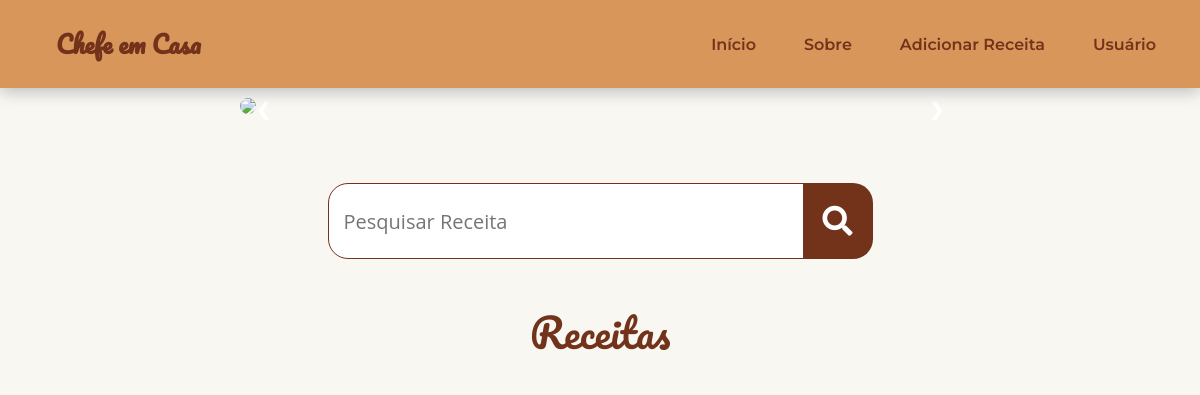
The app's page /TCC/index.php, older data.
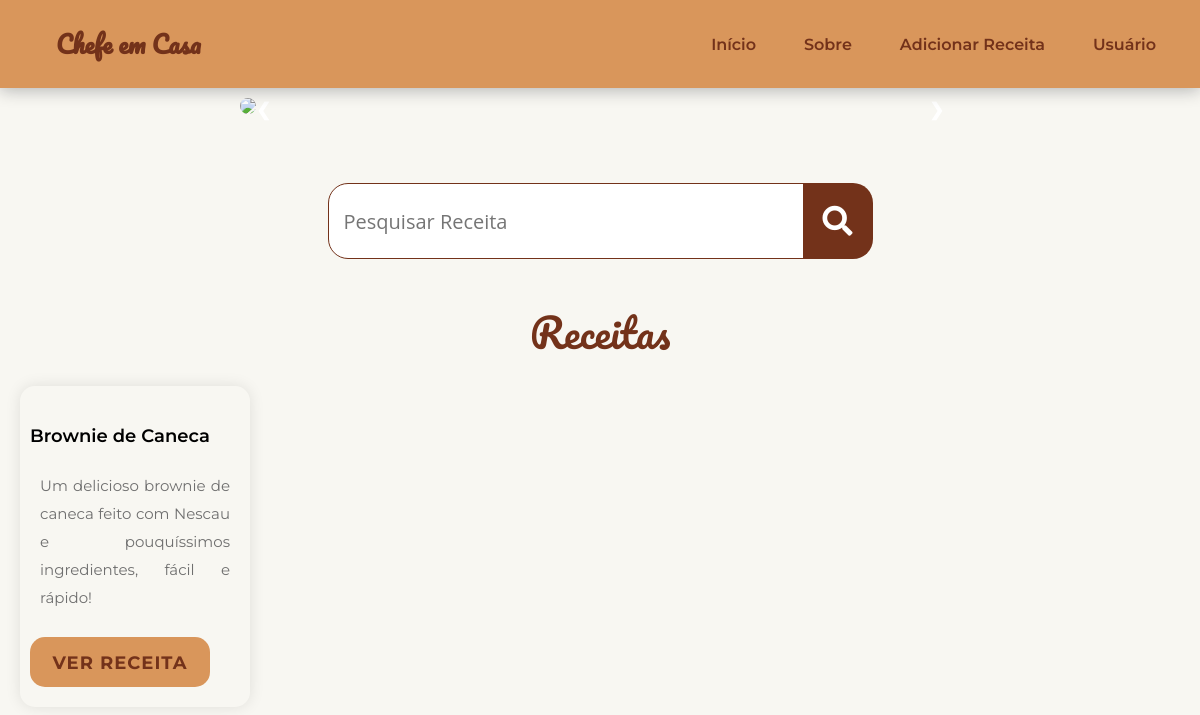
The same page, newer data.
### tables this page shows
CREATE TABLE `products` (
  `id` int(255) NOT NULL,
  `user_id` int(11) DEFAULT NULL,
  `name` varchar(255) NOT NULL,
  `ingredientes` text NOT NULL,
  `preparo` text NOT NULL,
  `obs` text NOT NULL,
  `image` varchar(255) NOT NULL
);

### TCC/index.php (the view, shortened to what this page needs)
<?php
    @include 'configproduto.php';
?>
<!DOCTYPE html>
<html lang="pt-br">
<head>
   <link href="https://cdn.jsdelivr.net/npm/remixicon@3.2.0/fonts/remixicon.css" rel="stylesheet">
   <link rel="stylesheet" href="https://cdnjs.cloudflare.com/ajax/libs/font-awesome/5.15.4/css/all.min.css">
   <link rel="stylesheet" href="index.css">
</head>
<body>
   <header class="header">
      <nav class="nav container">
         <div class="nav__data">
            <a href="index.php" class="nav__logo">
                <span class="icon-text">Chefe em Casa</span>
            </a>
         </div>
         <div class="nav__menu" id="nav-menu">
            <ul class="nav__list">
               <li><a href="index.php" class="nav__link">Início</a></li>
               <li><a href="sobre/sobre.php" class="nav__link">Sobre</a></li>
               <li><a href="login/login.php" class="nav__link">Adicionar Receita</a></li>
               <li class="dropdown__item">
                  <div class="nav__link">Usuário <i class="ri-arrow-down-s-line dropdown__arrow"></i></div>
               </li>
            </ul>
         </div>
      </nav>
   </header>
   <br>
   <br>
   <br>
   <br>
   <br>
   <div class="slideshow-container">
      <div class="mySlides fade">
          <img src="carrosel/1.png" style="width: 100%;">
      </div>
      <a class="prev" onclick="plusSlides(-1)">&#10094;</a>
      <a class="next" onclick="plusSlides(1)">&#10095;</a>
  </div>
  <br>
    <div class="search-container">
   <input type="search" placeholder="Pesquisar Receita" id="pesquisar">
   <button onclick="searchData()" class="search-button"><i class="fas fa-search"></i></button>
 </div>
  <br>
  <br>
  <div class="receita-div">
   <span class="receita-text">Receitas</span>
  </div>
  <br>
  <div class="receitas">
  <?php
  if(!empty($_GET['search']))
  {
    $data = $_GET['search'];
    $select_products = mysqli_query($conn, "SELECT * FROM `products` WHERE `name` LIKE '%$data%'");
    if(mysqli_num_rows($select_products) > 0){
        while($fetch_product = mysqli_fetch_assoc($select_products)){
  ?>
        <div class="food-items">
            <div class="imagem-receita">
                <img src="uploaded_img/<?php echo $fetch_product['image']; ?>" alt=""></img>
            </div>
                <div class="details">
                    <div class="details-sub">
                        <h5><?php echo $fetch_product['name']; ?></h5>
                    </div>
                    <div class="obs"><?php $obs = $fetch_product['obs']; echo (strlen($obs) > 255) ? substr($obs, 0, 255) . '...' : $obs; ?></div>
                    <input type="hidden" name="product_name" value="<?php echo $fetch_product['name']; ?>">
                    <input type="hidden" name="product_obs" value="<?php echo $fetch_product['obs']; ?>">
                    <input type="hidden" name="product_image" value="<?php echo $fetch_product['image']; ?>">
                    <a href="receita/receita.php?id=<?php echo $fetch_product['id']; ?>" class="btn">Ver Receita</a>
                </div>
        </div>
  <?php
        };
    };
  }
  else
  {
    $select_products = mysqli_query($conn, "SELECT * FROM `products`");
    if(mysqli_num_rows($select_products) > 0){
        while($fetch_product = mysqli_fetch_assoc($select_products)){
  ?>
        <div class="food-items">
            <div class="imagem-receita">
            </div>
                <div class="details">
                    <div class="details-sub">
                        <h5><?php echo $fetch_product['name']; ?></h5>
                    </div>
                    <div class="obs"><?php $obs = $fetch_product['obs']; echo (strlen($obs) > 255) ? substr($obs, 0, 255) . '...' : $obs; ?></div>
                    <a href="receita/receita.php?id=<?php echo $fetch_product['id']; ?>" class="btn">Ver Receita</a>
                </div>
        </div>
  <?php
        };
    };
  }
      ?>
  </div>
   </body>
</html>

Row changes from the older to the newer data that the page shows:
added products: name "Brownie de Caneca", obs "Um delicioso brownie de caneca feito com Nescau e pouquíssimos ingredientes, fácil e rápido!"
